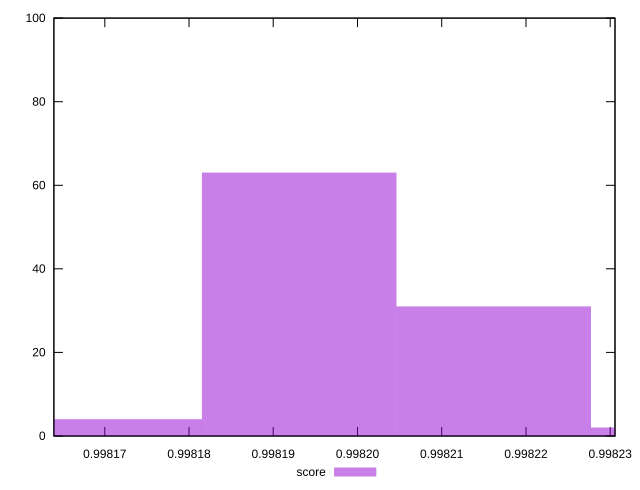

Reproduce this figure in gnuplot.
reset

$score <<EOF
0.9981930749710327 63
0.9982161615190118 31
0.9981699884230537 4
0.9982392480669909 2
EOF

set key outside below
set boxwidth 0.00002308654797906961
set xrange [0.9981639631185795:0.9982305664949152]
set yrange [0:100]
set style fill transparent solid 0.5 noborder
set terminal svg size 640, 490 enhanced background rgb 'white'
set output "report_00007_2020-12-11T15:55:29.892Z/first-cpu-idle/samples/pages+cached+noexternal+nocss/score/histogram.svg"

plot $score title "score" with boxes

reset
